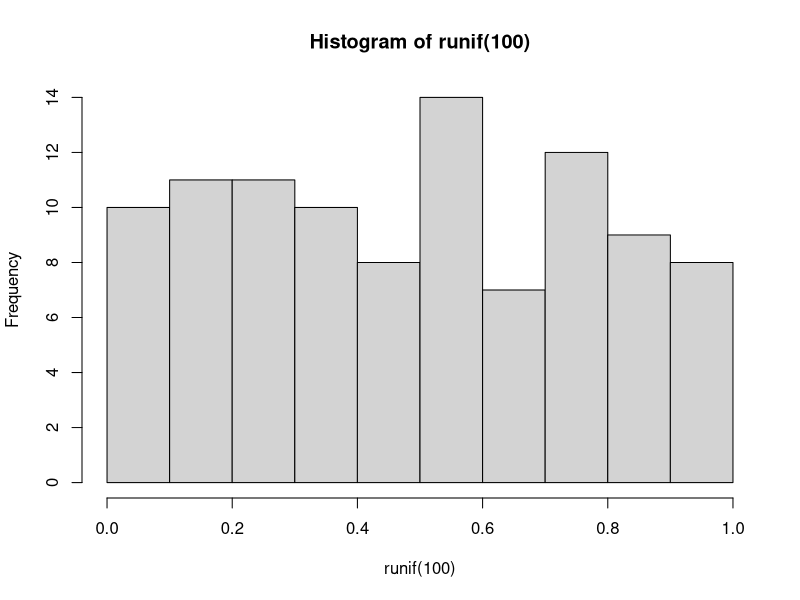
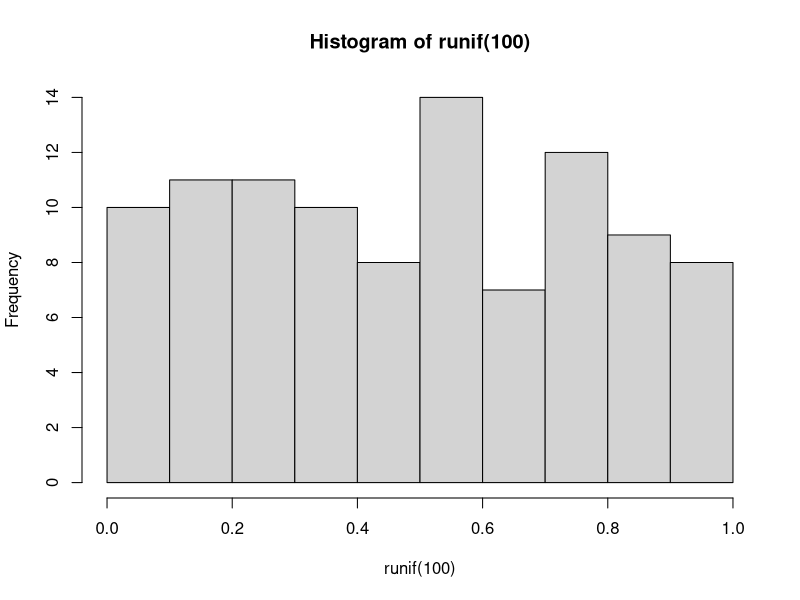
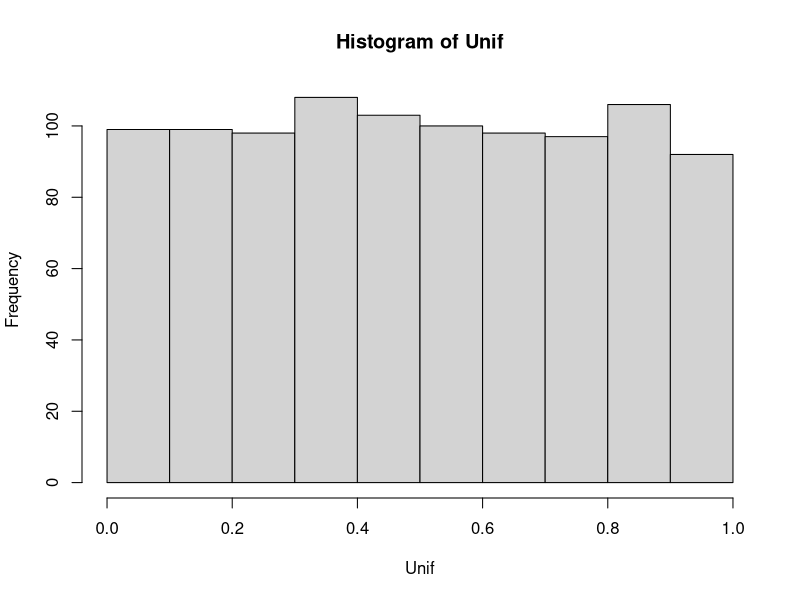
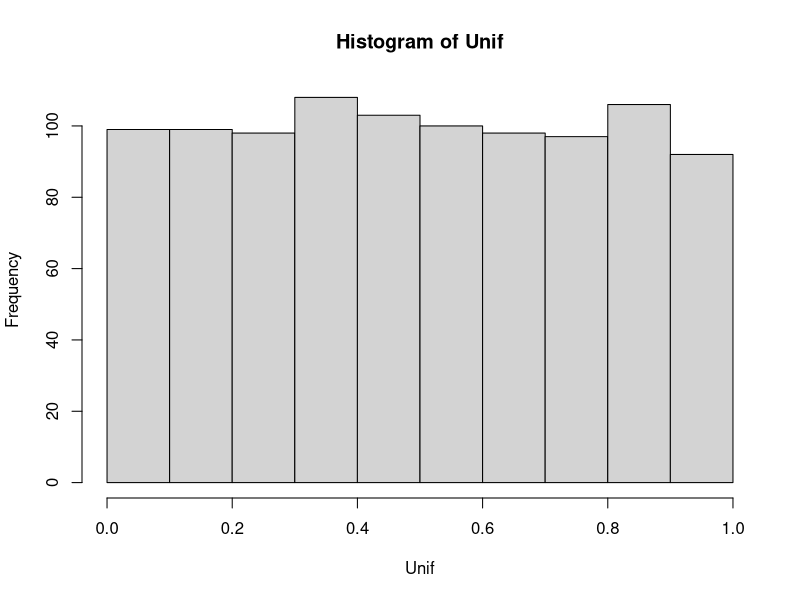
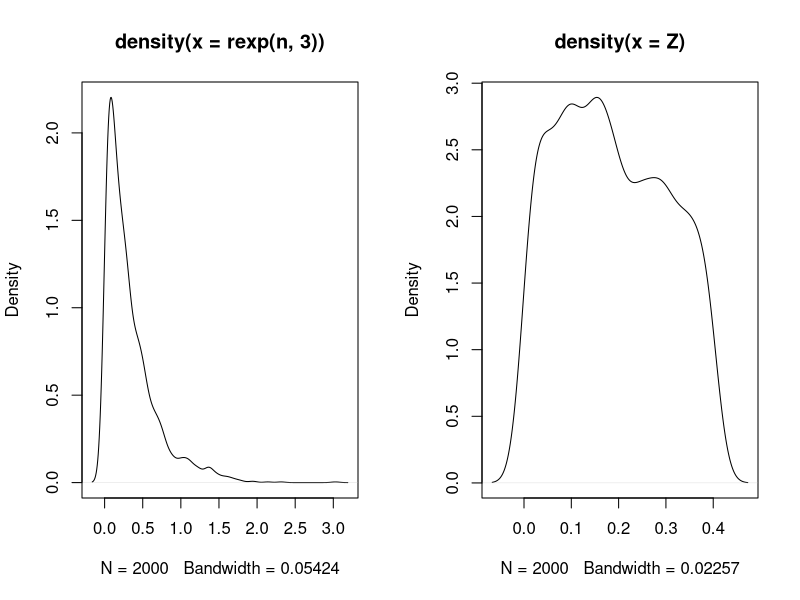
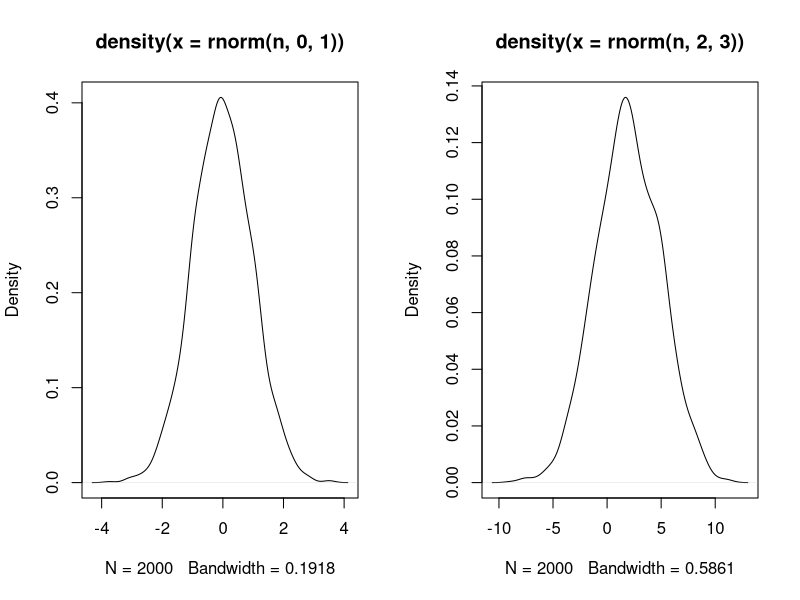
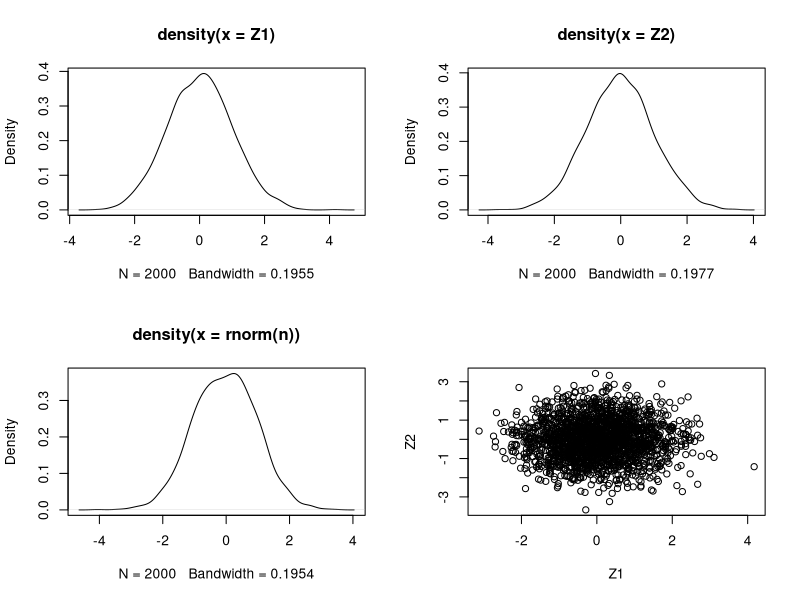

The R script that drew these images, in order: (Note: this script raises an error after producing the figures.)
c = 5050
i = 1001
y = c(3, 4, 5, 42, 18, 95)
z = c(1, 14, 53, 52, 26, 16)
cov(y, z)

b1 = cov(y, z)/var(z)
b0 = mean(y-b1)*mean(z)
b0
b1

#lm(y-z) #Linear Model#

help(cbind)
x <- cbind(z,y)
x
dim(x)[1]

cbind(z,y)

t(rbind(z,y))

#################Generate Random Variable#################

#runif(100)
plot(hist(runif(100)))

set.seed(123)
Unif=runif(1000)
plot(hist(Unif))

n <- 2000

par(mfrow=c(1,2))
plot(density(rexp(n,3)))

Z = -log(1-runif(n)/3)
plot(density(Z))

help(rnorm)
plot(density(rnorm(n, 0, 1)))
plot(density(rnorm(n, 2, 3)))

U1 = runif(n)
U2 = runif(n)
Z1 = sqrt(-2*log(U1))*cos(2*pi*U2)
Z2 = sqrt(-2*log(U1))*sin(2*pi*U2)

par(mfrow=c(2, 2))
plot(density(Z1))
plot(density(Z2))
plot(density(rnorm(n)))
plot(Z1, Z2)

cor(Z1, Z2)

#################What's the Value of Pi#################

Pi = function(n)x
x = runif(n, -1, 1)
y = runif(n, -1, 1)
z = ifelse((x^2-y^2)<=1, 1, 0)
4*sum(z)/n

Pi(100000)

################# --- i#################

number_obs = 200*100
u = rnorm(number_obs)
ubars <- rep(NA, 200)
for(i in 1:200){
  ubars[i] <- mean(u[1:i*(number_obs/200)])
}
system.time(for(n in 1:200){
  ubars[i]<-mean(u[1:i*(number_obs/200)])
})

plot(c(1:200), ubars, type = 1, col = "skyblue", lwd = 2)
abline(h=0, col = "red", lwd=2)
